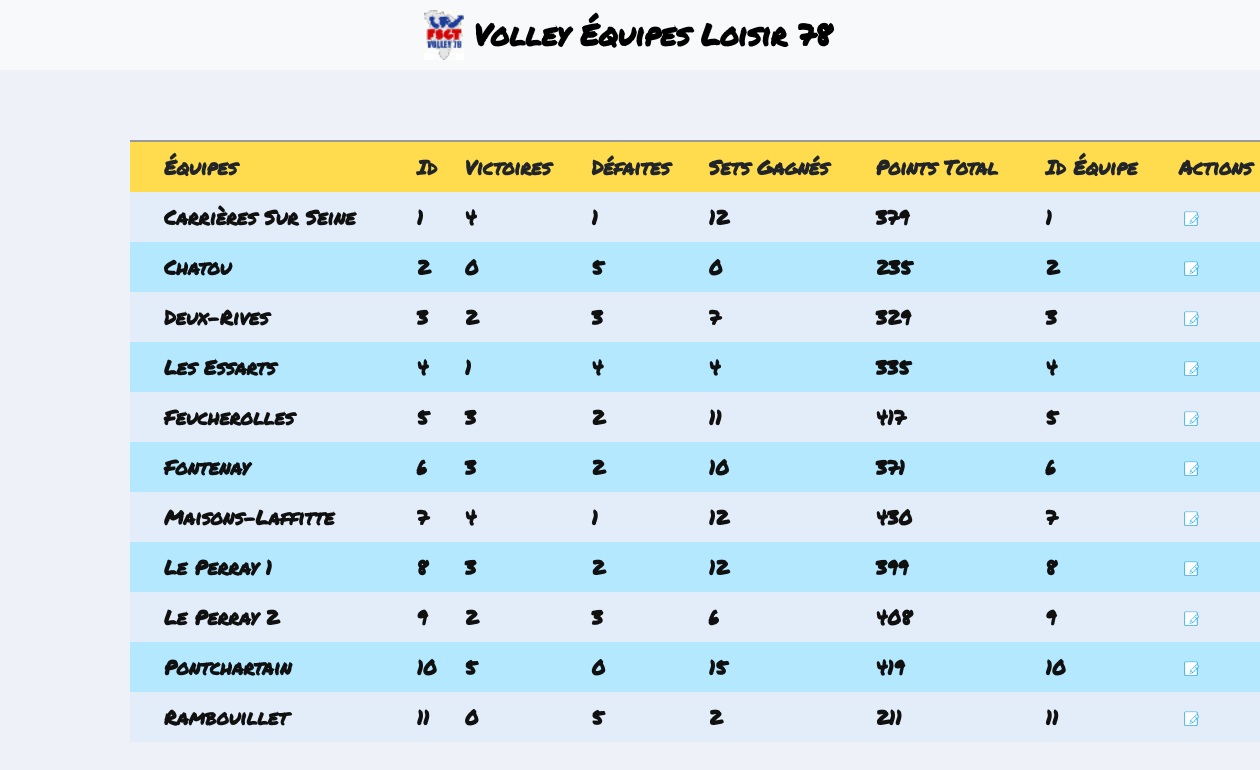
Page /crud/index.php (signed in) on the committed database.
### tables this page shows
CREATE TABLE IF NOT EXISTS `volley_resultats` (
  `id` int(11) NOT NULL,
  `victoires` int(11) NOT NULL,
  `defaites` int(11) NOT NULL,
  `nb_sets_gagnes` int(11) NOT NULL,
  `nb_points_total` int(11) NOT NULL,
  `nb_matchs` int(11) NOT NULL,
  `annee` int(11) NOT NULL,
  `id_equipe` int(11) NOT NULL,
  PRIMARY KEY (`id`)
);

CREATE TABLE IF NOT EXISTS `volley_equipes` (
  `id` int(11) NOT NULL,
  `nom` varchar(255) NOT NULL,
  PRIMARY KEY (`id`)
);

### include/require.php (called while the page is built, shortened)
<?php
$base = dirname(__FILE__);
require_once($base . "/class/Bdd.php");
require_once($base . "/class/Resultats.php");
require_once($base . "/class/Matchs.php");
require_once($base . "/head.php");
require_once($base . "/header.php");

### crud/index.php (called while the page is built, shortened)
<?php
require_once("../include/require.php");
$classementList = Resultats::getJoinTeamStats();
require_once("views/index.view.php");
?>

### include/class/Bdd.php (called while the page is built, shortened)
<?php
class Bdd
{
    private static $_instance = null;
    private function __construct()
    {
        $this->conn = new PDO('mysql:host=localhost;dbname=volley;charset=utf8', 'root', '', array(PDO::ATTR_ERRMODE => PDO::ERRMODE_EXCEPTION));
    }
    public static function getInstance()
    {
        if (!static::$_instance) {
            static::$_instance = new Bdd();
        }
        return static::$_instance;
    }
}

### include/class/Resultats.php (called while the page is built, shortened)
<?php
class Resultats extends Bdd
{
    public static function getJoinTeamStats()
    {
        return Bdd::getInstance()->conn->query('SELECT * FROM `volley_resultats` INNER JOIN volley_equipes
            ON volley_resultats.id = volley_equipes.id');
    }
}
?>

### crud/views/index.view.php (the view, shortened to what this page needs)
<div class="content" style="padding: 0 50px;">
    <form name="frmUser" method="post">
        <div style="width:1000px; margin: 0 auto">
            <table style="width: 1150px" border="0"
                   aria-describedby="listes résultats" class="tblListForm">
                <tr class="listheader">
                    <td></td>
                    <td>Équipes</td>
                    <td>Id</td>
                    <td>Victoires</td>
                    <td>Défaites</td>
                    <td>Sets Gagnés</td>
                    <td>Points Total</td>
                    <td>Id Équipe</td>
                    <td>Actions</td>
                </tr>
                <?php
                $i = 0;
                foreach ($classementList as $row) {
                    if ($i % 2 == 0) {
                        $classname = "evenRow";
                    } else {
                        $classname = "oddRow";
                    }
                    ?>
                    <tr class="
                        <?php
                    if (isset($classname)) {
                        echo $classname;
                    }
                    ?>"
                    >
                        <td></td>
                        <td><?php echo $row["nom"] ?></td>
                        <td><?php echo $row["id"] ?></td>
                        <td><?php echo $row["victoires"]; ?></td>
                        <td><?php echo $row["defaites"]; ?></td>
                        <td><?php echo $row["nb_sets_gagnes"]; ?></td>
                        <td><?php echo $row["nb_points_total"]; ?></td>
                        <td><?php echo $row["id_equipe"]; ?></td>
                        <td>
                            <a href="edit.php?id=<?php echo $row["id"]; ?>" class="link">
                                <img style="margin: 0 auto;" alt='Edit' title='Edit'
                                     src='../ressources/crud/edit.png'
                                     width='15px' height='15px'/>
                            </a>
                        </td>
                    </tr>
                    <?php
                    $i++;
                }
                ?>
            </table>
        </div>
    </form>
</div>

### include/head.php (shortened to what this page needs)
<!DOCTYPE html>
<html lang="fr">
<head>
    <?php if (isset($titleAdminCrud)) { ?>
    <link rel="stylesheet" href="../lib/bootstrap/bootstrap.min.css">
    <link rel="stylesheet" href="lib/sweetalert/sweetalert.min.css">
    <link type="text/css" rel="stylesheet" href="../css/style.css">
    <?php } ?>
</head>

### include/header.php (shortened to what this page needs)
<?php require_once('require.php');
?>
<body>
<nav style="justify-content: center;"
     class="navbar navbar-expand-lg navbar-light bg-light">
    <?php if (isset($titleAdminCrud)) { ?>
    <a style="text-decoration: none; color: #000000; display: flex;
                    margin: 0" href="../index.php">
        <img width="617" height="768" src="../ressources/favicon-origin.jpg" class="d-inline-block align-top"
             style="width: 40px; height: 50px;" alt="">
            <?php } ?>
            <h1 style="display: flex; align-items: center; font-size: 20px; font-weight: bold;
			    margin-left: 10px; font-size: 1.5rem !important; text-align: center;
                ">Volley Équipes Loisir 78
            </h1>
        </a>
</nav>

### css/style.css (style rules this page uses)
* { font-family: 'Permanent Marker', cursive, sans-serif !important; }
*:not(h1):not(h2) { font-weight: bold !important; font-size: 20px !important; }
html, body { width: 100%; height: 100%; margin: 0; }
body { background-color: #EEF2F8; }
a { text-decoration: none; }
.content { z-index: -1; width: 100%; margin-top: 70px; }
h1 { font-family: cursive; font-weight: normal; padding: 0; margin: 0; }
.logform input, a { margin: 5px; }
.registerr input, h1, h2 { margin: 5px; }
.evenRow { background-color: #E2EDF9; font-size: 12px; color: #101010; }
.oddRow { background-color: #B3E8FF; font-size: 12px; color: #101010; }
.tblListForm { border-top: 2px #999999 solid; }
.listheader { background-color: #fedc4d; font-size: 12px; font-weight: bold; }
.link { text-decoration: none; color: #5e8fc7; font-size: 11px; }

### crud/views/index.view.php (style rules this page uses)
td { padding: 10px; }

### rows in the picture
volley_resultats: volley_equipes.nom "Carrières Sur Seine", volley_equipes.id "1", victoires "4", defaites "1", nb_sets_gagnes "12", nb_points_total "379", id_equipe "1"
volley_resultats: volley_equipes.nom "Chatou", volley_equipes.id "2", victoires "0", defaites "5", nb_sets_gagnes "0", nb_points_total "235", id_equipe "2"
volley_resultats: volley_equipes.nom "Deux-Rives", volley_equipes.id "3", victoires "2", defaites "3", nb_sets_gagnes "7", nb_points_total "329", id_equipe "3"
volley_resultats: volley_equipes.nom "Les Essarts", volley_equipes.id "4", victoires "1", defaites "4", nb_sets_gagnes "4", nb_points_total "335", id_equipe "4"
volley_resultats: volley_equipes.nom "Feucherolles", volley_equipes.id "5", victoires "3", defaites "2", nb_sets_gagnes "11", nb_points_total "417", id_equipe "5"
volley_resultats: volley_equipes.nom "Fontenay", volley_equipes.id "6", victoires "3", defaites "2", nb_sets_gagnes "10", nb_points_total "371", id_equipe "6"
volley_resultats: volley_equipes.nom "Maisons-Laffitte", volley_equipes.id "7", victoires "4", defaites "1", nb_sets_gagnes "12", nb_points_total "430", id_equipe "7"
volley_resultats: volley_equipes.nom "Le Perray 1", volley_equipes.id "8", victoires "3", defaites "2", nb_sets_gagnes "12", nb_points_total "399", id_equipe "8"
volley_resultats: volley_equipes.nom "Le Perray 2", volley_equipes.id "9", victoires "2", defaites "3", nb_sets_gagnes "6", nb_points_total "408", id_equipe "9"
volley_resultats: volley_equipes.nom "Pontchartain", volley_equipes.id "10", victoires "5", defaites "0", nb_sets_gagnes "15", nb_points_total "419", id_equipe "10"
volley_resultats: volley_equipes.nom "Rambouillet", volley_equipes.id "11", victoires "0", defaites "5", nb_sets_gagnes "2", nb_points_total "211", id_equipe "11"
